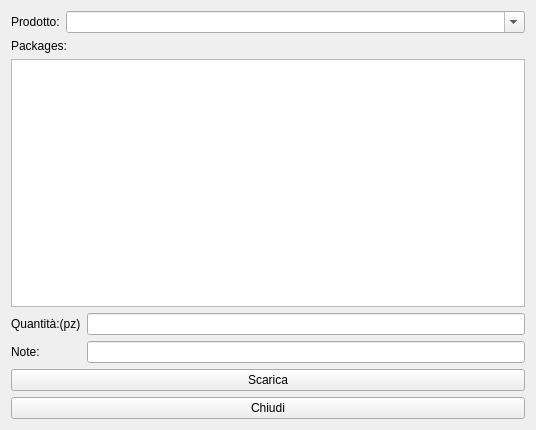
<?xml version="1.0" encoding="UTF-8"?>
<ui version="4.0">
 <class>HPackagesUnload</class>
 <widget class="QWidget" name="HPackagesUnload">
  <property name="geometry">
   <rect>
    <x>0</x>
    <y>0</y>
    <width>536</width>
    <height>430</height>
   </rect>
  </property>
  <property name="windowTitle">
   <string>Scarico Packages</string>
  </property>
  <property name="windowIcon">
   <iconset resource="icons.qrc">
    <normaloff>:/Resources/App-ark-2-icon.png</normaloff>:/Resources/App-ark-2-icon.png</iconset>
  </property>
  <layout class="QVBoxLayout" name="verticalLayout_3">
   <item>
    <layout class="QVBoxLayout" name="verticalLayout_2">
     <item>
      <layout class="QFormLayout" name="formLayout_2">
       <item row="0" column="0">
        <widget class="QLabel" name="label_2">
         <property name="text">
          <string>Prodotto:</string>
         </property>
        </widget>
       </item>
       <item row="0" column="1">
        <widget class="QComboBox" name="cbProdotti">
         <property name="mouseTracking">
          <bool>false</bool>
         </property>
         <property name="editable">
          <bool>true</bool>
         </property>
         <property name="insertPolicy">
          <enum>QComboBox::NoInsert</enum>
         </property>
         <property name="minimumContentsLength">
          <number>10</number>
         </property>
        </widget>
       </item>
      </layout>
     </item>
     <item>
      <layout class="QVBoxLayout" name="verticalLayout">
       <item>
        <widget class="QLabel" name="label_3">
         <property name="text">
          <string>Packages:</string>
         </property>
        </widget>
       </item>
       <item>
        <widget class="QTableView" name="tvLots">
         <property name="editTriggers">
          <set>QAbstractItemView::NoEditTriggers</set>
         </property>
         <property name="selectionBehavior">
          <enum>QAbstractItemView::SelectRows</enum>
         </property>
        </widget>
       </item>
      </layout>
     </item>
     <item>
      <layout class="QFormLayout" name="formLayout_3">
       <item row="1" column="0">
        <widget class="QLabel" name="label_4">
         <property name="text">
          <string>Quantità:(pz)</string>
         </property>
        </widget>
       </item>
       <item row="1" column="1">
        <widget class="QLineEdit" name="leQuantita"/>
       </item>
       <item row="2" column="1">
        <widget class="QLineEdit" name="leNote"/>
       </item>
       <item row="2" column="0">
        <widget class="QLabel" name="label_5">
         <property name="text">
          <string>Note:</string>
         </property>
        </widget>
       </item>
      </layout>
     </item>
    </layout>
   </item>
   <item>
    <widget class="QPushButton" name="pushButton">
     <property name="text">
      <string>Scarica</string>
     </property>
     <property name="icon">
      <iconset resource="icons.qrc">
       <normaloff>:/Resources/App-ark-2-icon.png</normaloff>:/Resources/App-ark-2-icon.png</iconset>
     </property>
     <property name="iconSize">
      <size>
       <width>32</width>
       <height>32</height>
      </size>
     </property>
    </widget>
   </item>
   <item>
    <widget class="QPushButton" name="pushButton_2">
     <property name="text">
      <string>Chiudi</string>
     </property>
     <property name="icon">
      <iconset resource="icons.qrc">
       <normaloff>:/Resources/Actions-window-close-icon.png</normaloff>:/Resources/Actions-window-close-icon.png</iconset>
     </property>
     <property name="iconSize">
      <size>
       <width>32</width>
       <height>32</height>
      </size>
     </property>
    </widget>
   </item>
  </layout>
 </widget>
 <resources>
  <include location="icons.qrc"/>
 </resources>
 <connections/>
</ui>
